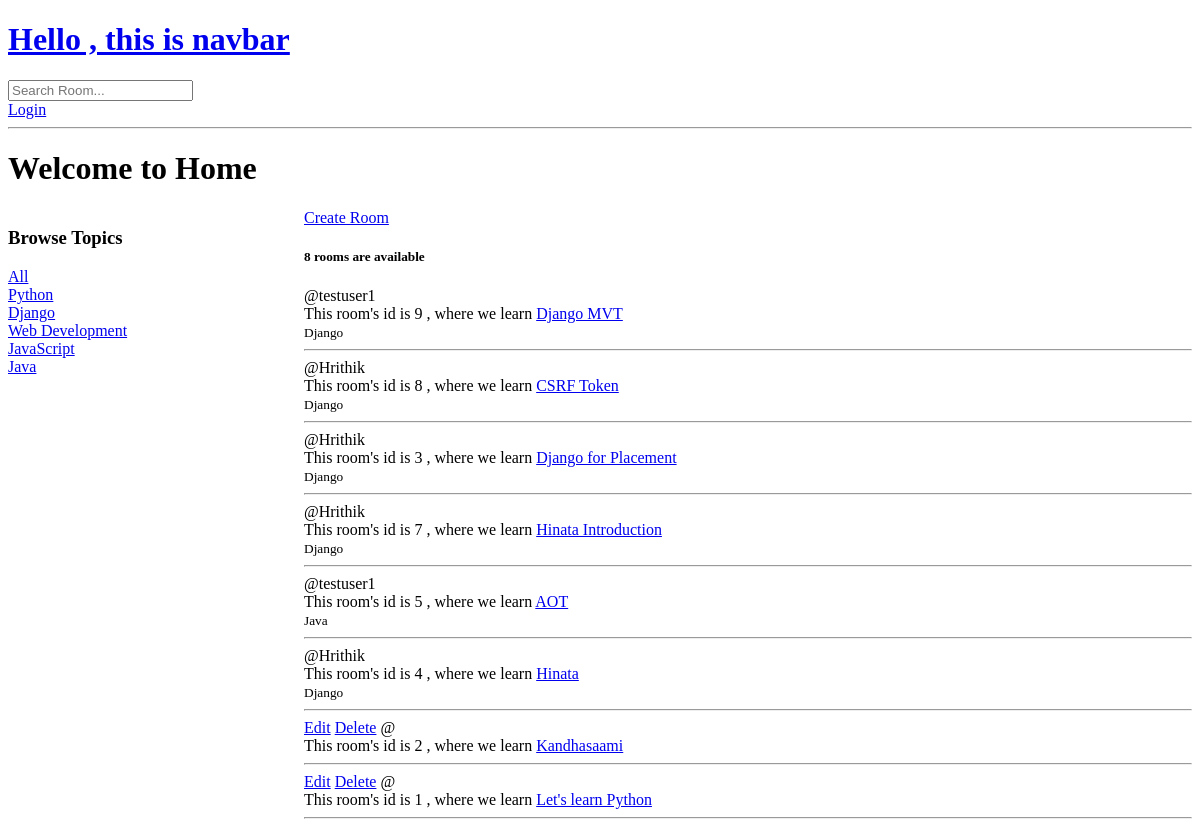
The app's page /, older data.
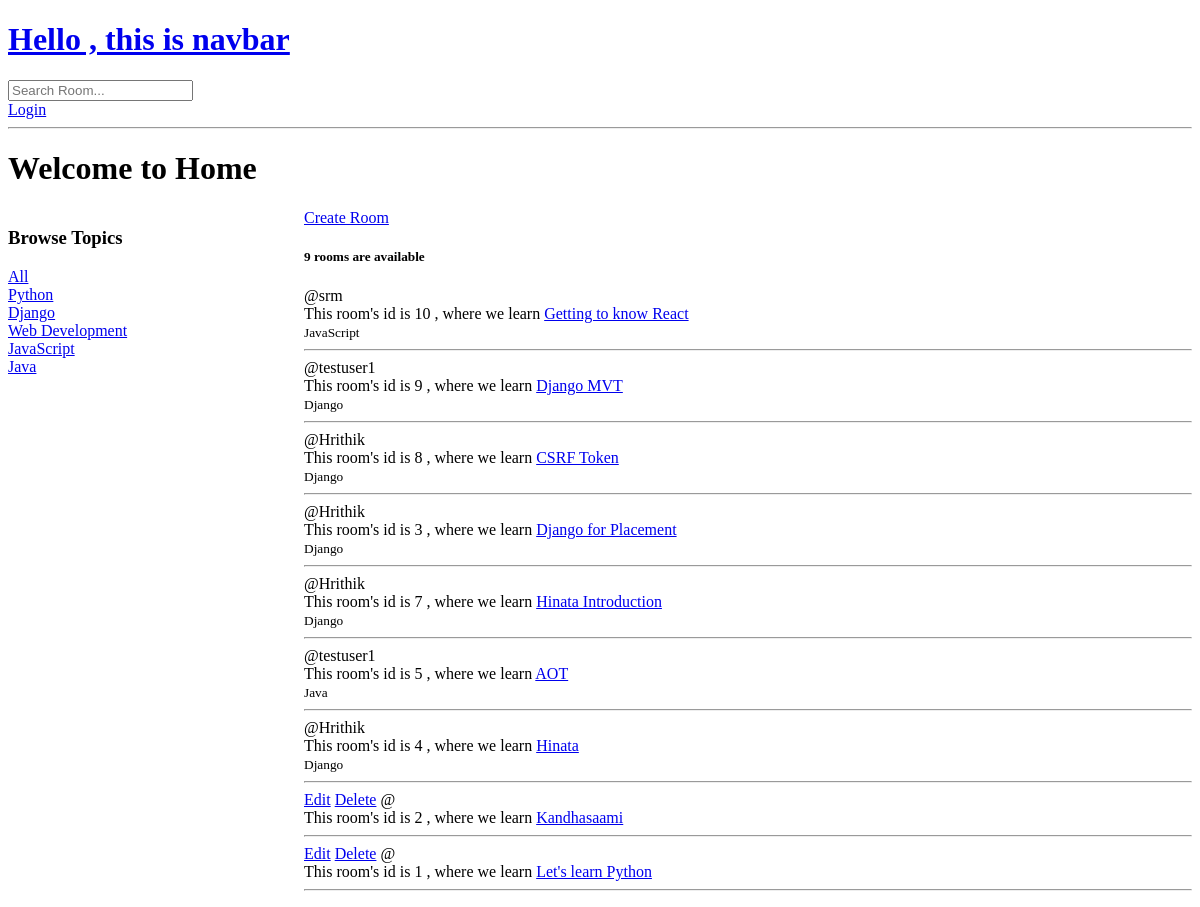
The same page, newer data.
### base/models.py (models this page shows, shortened)
class Topic(models.Model):
    name = models.CharField(max_length=200)

class Room(models.Model):
    host = models.ForeignKey(User , on_delete=models.SET_NULL ,null=True)
    topic = models.ForeignKey(Topic , on_delete=models.SET_NULL,null=True)
    names = models.CharField(max_length=200)
    description = models.TextField(null=True , blank= True)
    updated = models.DateTimeField(auto_now = True)
    created = models.DateTimeField(auto_now_add = True )
    class Meta :
        ordering = ['-updated' , '-created']

### base/views.py (the view)
# urls.py: path('' , views.home , name="home" ) ,
def home(request):
    q = request.GET.get('q') if request.GET.get('q') != None else ''
    rooms = Room.objects.filter(
        Q(topic__name__icontains=q) |
        Q(names__icontains=q) |
        Q(description__icontains=q)) # .get() , .filter() , .exclude()
    topics = Topic.objects.all()
    room_count = rooms.count()
    context = {'rooms': rooms , 'topics' : topics , 'room_count':room_count}
    return render(request ,'base/home.html', context  ) # pass in the context dictionary

### base/templates/base/home.html (shortened to what this page needs)
{% extends 'Main.html' %}
{%block content%}
<h1> Welcome to Home </h1>
<div class="home-container">
    <div>
        <h3>Browse Topics</h3>
        <div>
            <a href="{% url 'home' %}">All</a>
            {%for topic in topics%}
            <div>
                <a href="{% url 'home' %}?q={{topic.name}}">{{topic.name}}</a>
                <br>
            </div>
            {%endfor%}
        </div>
    </div>
    <div>
        <a href="{% url 'create-room' %}">Create Room</a>
        <h5> {{room_count}} rooms are available </h5>
        <div>
            {% for room in rooms %}
            <div>
                {% if request.user.id == room.host.id %}
                    <a href="{% url 'update-room' room.id %}">Edit</a>
                    <a href="{% url 'delete-room' room.id %}">Delete</a>
                {% endif %}
                <span>@{{room.host.username}}</span>
                <br>
                <a>This room's id is {{room.id}} , where we learn <a href="{% url 'room' room.id %}">{{room.names}}</a>
                <br>
                <small>{{room.topic.name}}</small>
                <hr>
            </div>
            {%endfor%}
        </div>
    </div>
</div>
{%endblock%}

Row changes from the older to the newer data that the page shows:
added Room: host.username "srm", id "10", names "Getting to know React", topic.name "JavaScript"
Text that changed along with them:
{{ room_count }}: "8" → "9"
